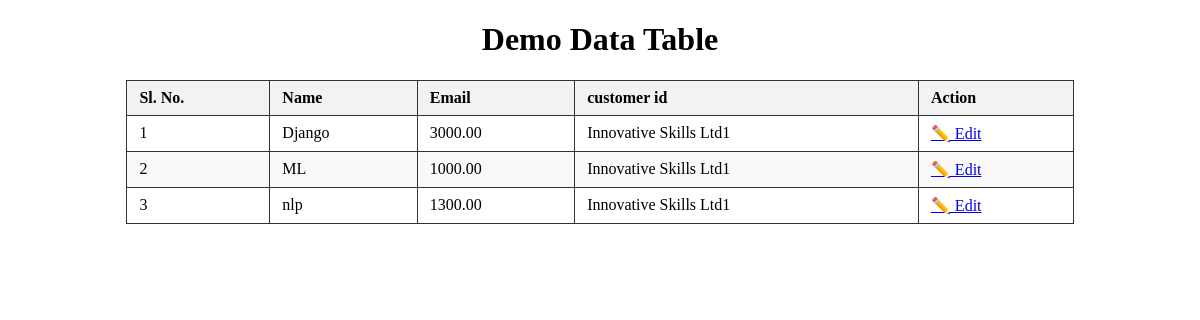
Before: /course/show with the older database file.
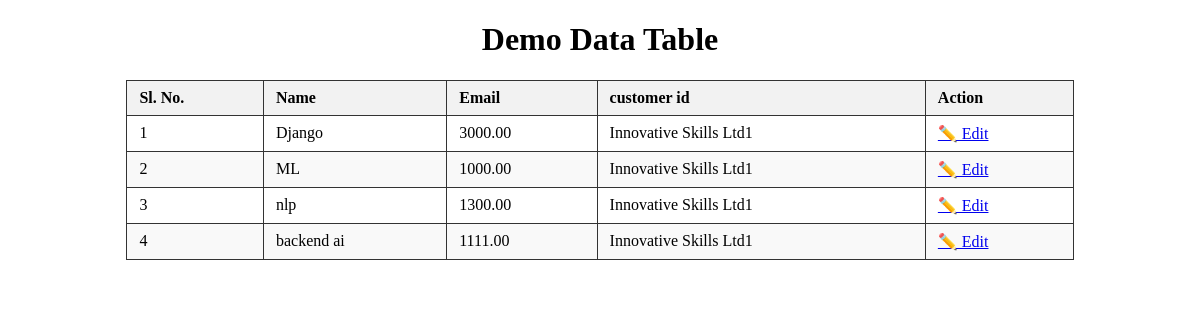
After: the same page with the newer database file.
### off_demo/models.py (models this page shows)
class Course(models.Model):
    name = models.CharField(max_length=200)   # Course name
    price = models.DecimalField(max_digits=10, decimal_places=2)  # Price
    cus_id = models.ForeignKey(Customer1, on_delete=models.CASCADE, related_name='courses')
    created_at = models.DateTimeField(auto_now_add=True)  # Created timestamp

class Customer1(models.Model):
    name = models.CharField(max_length=100)        # Customer name
    email = models.EmailField(unique=True)         # Email
    phone = models.CharField(max_length=15, null=True, blank=True)  # Phone number (optional)
    created_at = models.DateTimeField(auto_now_add=True)  # Created timestamp
    file = models.FileField(upload_to='customers/')

### off_demo/views.py (the view)
# urls.py: path('course/show',demo_view.course_show,name='show_course'),
def course_show(req):
    course = models.Course
    all_data = course.objects.all() #queryset
    all_data_dic = {'data':all_data}
    print(all_data)
    return render(req,'course_show.html',all_data_dic)

### templates/course_show.html (shortened to what this page needs)
<!DOCTYPE html>
<html>
<head>
</head>
<body>
    <h1 style="text-align:center;">Demo Data Table</h1>
    <table>
        <thead>
            <tr>
                <th>Sl. No.</th>
                <th>Name</th>
                <th>Email</th>
                <th>customer id</th>
                <th>Action</th>
            </tr>
        </thead>
        <tbody>
            {% for i in data %}
                <tr>
                    <td>{{ forloop.counter }}</td>
                    <td>{{ i.name }}</td>
                    <td>{{ i.price }}</td>
                    <td>{{ i.cus_id.name }}</td>
                    <td>
                        <a href="{% url 'data_edit' i.id %}">✏️ Edit</a>
                    </td>
                </tr>
            {% empty %}
                <tr>
                    <td colspan="4" style="text-align:center;">No Data Found</td>
                </tr>
            {% endfor %}
        </tbody>
    </table>
</body>
</html>

Changed rows visible on the page:
added Course: name "backend ai", price "1111.00", cus_id.name "Innovative Skills Ltd1"
